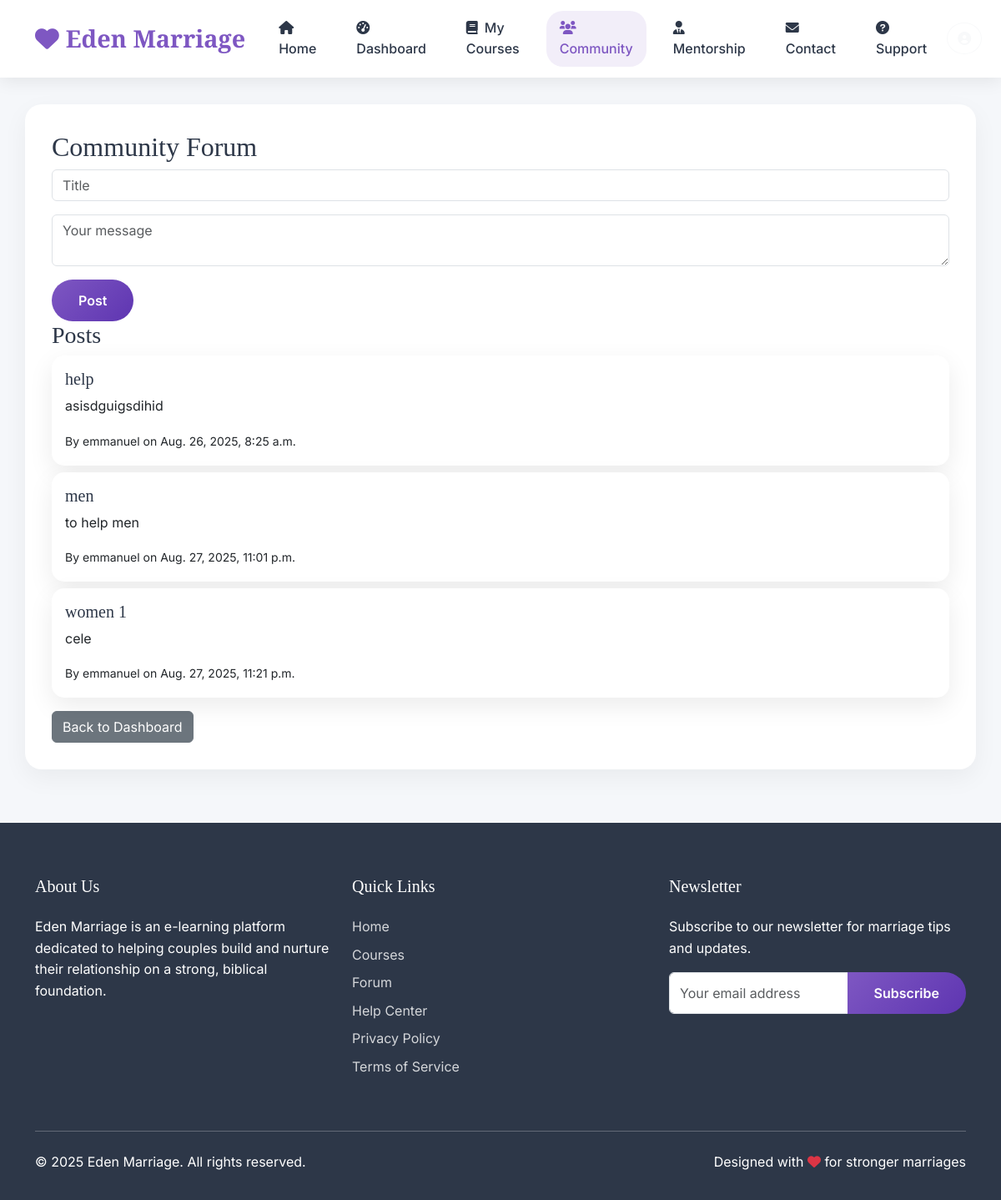
The page /forum/ (signed in) on the database its author committed.
### core/models.py (models this page shows, shortened)
class ForumPost(models.Model):
    user = models.ForeignKey(User, on_delete=models.CASCADE)
    title = models.CharField(max_length=200)
    content = models.TextField()
    created_at = models.DateTimeField(auto_now_add=True)
    parent = models.ForeignKey('self', null=True, blank=True, on_delete=models.CASCADE)

### core/views.py (the view)
# urls.py: path('forum/', views.forum, name='forum'),
@login_required
def forum(request):
    posts = ForumPost.objects.all()
    if request.method == 'POST':
        title = request.POST.get('title')
        content = request.POST.get('content')
        ForumPost.objects.create(user=request.user, title=title, content=content)
        return redirect('forum')
    return render(request, 'forum.html', {'posts': posts})

### templates/forum.html (shortened to what this page needs)
{% extends 'base.html' %}
{% block content %}
<h2>Community Forum</h2>
<form method="post">
    <div class="mb-3">
        <input type="text" name="title" class="form-control" placeholder="Title" required>
    </div>
    <div class="mb-3">
        <textarea name="content" class="form-control" placeholder="Your message" required></textarea>
    </div>
    <button type="submit" class="btn btn-primary">Post</button>
</form>
<h3>Posts</h3>
{% for post in posts %}
    <div class="card mb-2">
        <div class="card-body">
            <h5>{{ post.title }}</h5>
            <p>{{ post.content }}</p>
            <small>By {{ post.user.username }} on {{ post.created_at }}</small>
        </div>
    </div>
{% endfor %}
<a href="{% url 'dashboard' %}" class="btn btn-secondary mt-2">Back to Dashboard</a>
{% endblock %}

### templates/base.html (style rules this page uses)
:root { --primary-color: #7E57C2; --secondary-color: #5E35B1; --accent-color: #D81B60; --success-color: #43A047; --warning-color: #FFB300; --light-bg: #F5F7FA; --dark-color: #2D3748; --text-color: #4A5568; }
body { font-family: 'Inter', sans-serif; color: var(--text-color); background-color: var(--light-bg); line-height: 1.6; }
h1, h2, h3, h4, h5, h6 { font-family: 'Playfair Display', serif; color: var(--dark-color); }
.btn-primary { background: linear-gradient(135deg, var(--primary-color), var(--secondary-color)); border: none; border-radius: 30px; padding: 0.8rem 2rem; font-weight: 600; transition: all 0.3s ease; }
.card { border: none; border-radius: 15px; box-shadow: 0 10px 30px rgba(0, 0, 0, 0.08); transition: all 0.3s ease; overflow: hidden; background: white; }

### rows shown on the page
ForumPost: title "help", content "asisdguigsdihid", user.username "emmanuel", created_at "Aug. 26, 2025, 8:25 a.m."
ForumPost: title "men", content "to help men", user.username "emmanuel", created_at "Aug. 27, 2025, 11:01 p.m."
ForumPost: title "women 1", content "cele", user.username "emmanuel", created_at "Aug. 27, 2025, 11:21 p.m."
